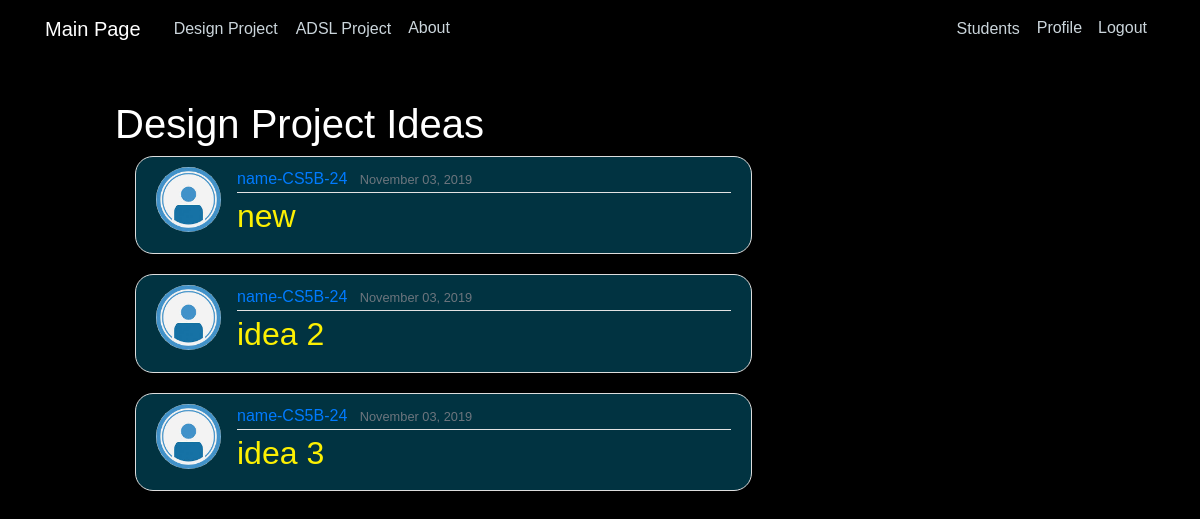
Page /DP/idea (signed in) on the committed database.
### DP/models.py (models this page shows, shortened)
class Ideas(models.Model):
    title = models.CharField(max_length=100)
    summary = models.TextField(max_length=300,blank=True)
    date_submitted = models.DateTimeField(default=timezone.now)
    author = models.ForeignKey(User, on_delete=models.CASCADE)

### users/models.py (models this page shows, shortened)
class Profile(models.Model):
    user = models.OneToOneField(User, on_delete=models.CASCADE)
    name = models.CharField(max_length=30, default="name")
    class_div = models.CharField(max_length=10)
    rollno = models.CharField(max_length=10)
    image = models.ImageField(default='profile_pics/default.jpg', upload_to='profile_pics')

### DP/views.py (the view)
# urls.py: path('idea', views.idea_home, name="ADSL-idea-home"),
@user_passes_test(lambda u: u.is_superuser)
def idea_home(request):
    context = {
        'posts': Ideas.objects.all(),
        'title': 'Design Project',
    }
    return render(request, 'DP/idea_home.html',context)

### DP/templates/DP/idea_home.html
{% extends "home/base.html" %}
{% load static %}
{% block content %}
    <h1>Design Project Ideas</h1>
    {% for post in posts %}
    <article class="media content-section">
      <img class="rounded-circle article-img" src="{{ post.author.profile.image.url }}">
      <div class="media-body">
        <div class="article-metadata">
          <a class="mr-2" href="{% url 'DP-user-idea' post.author.username %}">{{ post.author.profile.name }}-{{ post.author.profile.class_div }}-{{ post.author.profile.rollno }}</a>
          <small class="text-muted">{{ post.date_submitted|date:"F d, Y" }}</small>
        </div>
        <h2><a class="article-title" href="{% url 'DP-idea-detail' post.id %}" style="color:#fcf003">{{ post.title }}</a></h2>
      </div>
    </article>
    {% endfor %}
{% endblock content %}

### home/static/home/main.css (style rules this page uses)
body { color: #333333; margin-top: 5rem; font-family: Arial; padding: 100px; margin: 0; background: #000000; }
h1, h3, h4, h5, h6, p { color: #ffffff; }
h2 { color: #fcf003 }
.content-section { background: rgba(3, 102, 130, 0.5); padding: 10px 20px; border: 1px solid #dddddd; border-radius: 18px; margin-left: 20px; margin-bottom: 20px; }
.article-title { color: #bd063d; }
.article-img { height: 65px; width: 65px; margin-right: 16px; }
.article-metadata { padding-bottom: 1px; margin-bottom: 4px; border-bottom: 1px solid #e3e3e3 }

### rows in the picture
Ideas: author.profile.image (placeholder picture), author.profile.name "name", author.profile.class_div "CS5B", author.profile.rollno "24", date_submitted "November 03, 2019", title "new"
Ideas: author.profile.image (placeholder picture), author.profile.name "name", author.profile.class_div "CS5B", author.profile.rollno "24", date_submitted "November 03, 2019", title "idea 2"
Ideas: author.profile.image (placeholder picture), author.profile.name "name", author.profile.class_div "CS5B", author.profile.rollno "24", date_submitted "November 03, 2019", title "idea 3"
